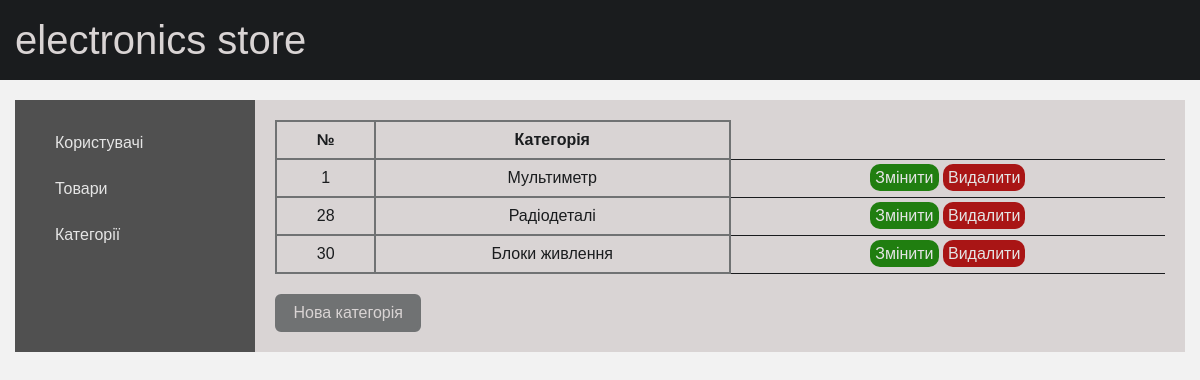
/admin_panel/category (signed in), run on an earlier commit of the app's database.
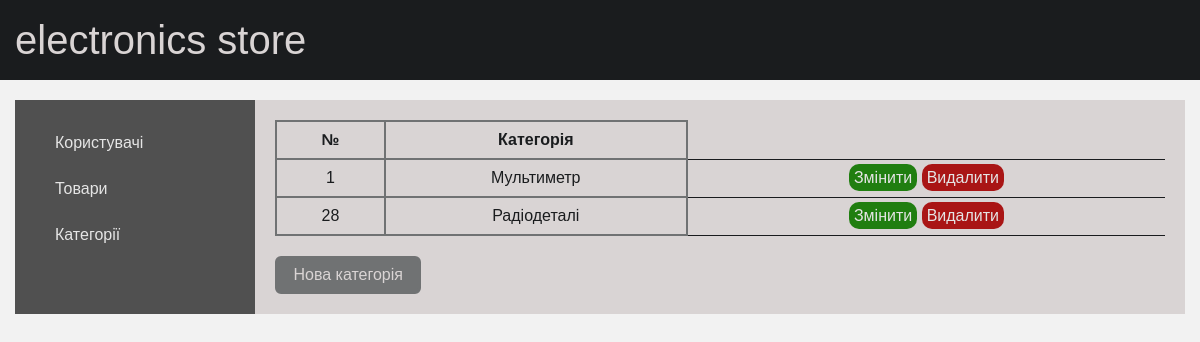
And on a later commit of the database.
### main/models.py (models this page shows, shortened)
class ProductCategory(models.Model):
    name = models.CharField('Назва категорії', max_length=100)
    class Meta:
        verbose_name = 'Категорію'
        verbose_name_plural = 'Категорії'

### admin_module/views.py (the view)
# urls.py: path('admin_panel/category', views.category_db, name='category_db'),
def category_db(request):
    if not request.user.is_superuser:
        return redirect('home')
    categories = ProductCategory.objects.all()
    context = {
        'title': 'Категорії',
        'categories': categories
    }
    return render(request, 'admin_module/category.html', context)

### admin_module/templates/admin_module/category.html
{% extends 'admin_module/admin_panel.html' %}
{% block info_item %}
    {% if categories %}
        <div>
            <table>
                <tr>
                    <th>
                        №
                    </th>
                    <th>
                        Категорія
                    </th>
                </tr>
        {% for category in categories %}
                <tr>
                    <td>
                        {{ category.id }}
                    </td>
                    <td>
                        {{ category.name }}
                    </td>
                    <td>
                        <a href="category/edit/{{ category.id }}" class="button_edit">Змінити</a>
                        <a href="category/delete/{{ category.id }}" class="button_delete">Видалити</a>
                    </td>
                </tr>
        {% endfor %}
            </table>
        </div>
        <a href="{% url 'add_category' %}" class="button_add">Нова категорія</a>
    {% else %}
        <p>Список з товарами пустий</p>
    {% endif %}
{% endblock %}

### admin_module/templates/admin_module/admin_panel.html (shortened to what this page needs)
{% extends 'main/base.html' %}
{% block style %}
    <link href="/static/style_admin_panel.css" rel="stylesheet">
{% endblock %}
{% block main %}
    <div class="main__admin__menu">
        <a href="{% url 'users_db' %}" class="menu__item">Користувачі</a>
        <a href="{% url 'product_db' %}" class="menu__item">Товари</a>
        <a href="{% url 'category_db' %}" class="menu__item">Категорії</a>
    </div>
    <div class="main__admin__panel">
        {% block info_item %}{% endblock %}
    </div>
{% endblock %}

### main/templates/main/base.html (shortened to what this page needs)
<!doctype html>
<html lang="ru">
<head>
    {% block style %}{% endblock %}
    <link href="/static/style.css" rel="stylesheet">
</head>
<body>
    <div class="wrapper">
        <header class="header">
            <div class="header__container _container">
                <div class="header__logo">
                    <a href="{% url 'home' %}">electronics store</a>
                </div>
            </div>
        </header>
        <main class="main">
            <div class="main__container _container">
                {% block main %}{% endblock %}
            </div>
        </main>
    </div>
</body>
</html>

### main/static/style_admin_panel.css (style rules this page uses)
.main__admin__menu { width: 300px; background: #505050; padding: 20px 0 20px 20px; }
.main__container { display: flex; }
a { text-decoration: none; color: #e5e5e5; }
.menu__item { display: inline-block; padding: 10px 20px; width: 100%; margin: 5px 0; }
.main__admin__panel { background: #d9d4d4; width: 100%; padding: 20px; }
table { width: 100%; border-collapse: collapse; margin-bottom: 20px; }
td, th { border: 2px solid #707273; text-align: center; padding: 10px; }
.button_edit, .button_delete { background: #207e10; padding: 5px; border-radius: 10px; }
.button_delete { background: #a91515; }
.button_add { background: #707273; padding: 8px 15px; border-radius: 6px; border: 3px solid #707273; color: #d9d4d4; display: inline-block; }
td:last-child { border: 0 solid; border-block: 1px solid; }

### main/static/style.css (style rules this page uses)
*, *::before, *::after { padding: 0; margin: 0; border: 0; box-sizing: border-box; }
a { text-decoration: none; }
html, body { height: 100%; line-height: 1; font-size: 16px; color: #1a1c1e; font-family: Verdana, sans-serif; background-color: #f2f2f2; }
.wrapper { min-height: 100%; overflow: hidden; display: flex; flex-direction: column; }
._container { max-width: 1400px; margin: 0 auto; display: flex; }
.header { background-color: #1a1c1e; width: 100%; }
.header__container { min-height: 80px; display: flex; align-items: center; padding: 0 15px; justify-content: space-between; }
.header__logo { font-size: 40px; }
.header__logo a { color: #d9d4d4; }
.main__container { padding: 20px 15px 0 15px; }
.button_delete { text-decoration: none; color: #e5e5e5; background: #a91515; padding: 5px; border-radius: 10px; }

What changed in the data, as far as the page shows it:
removed ProductCategory: id "30", name "Блоки живлення"
